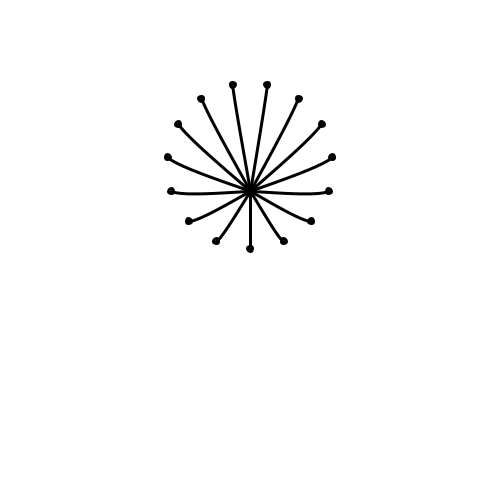
Frame 1 (no input)
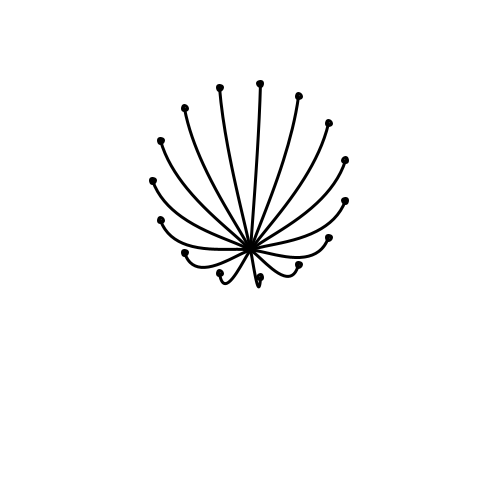
Frame 60 (the mouse pressed at the canvas centre just before this capture)
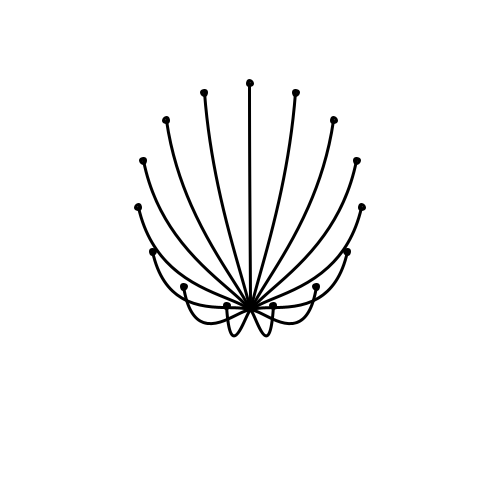
Frame 120 (the mouse held since frame 60 and released just before this capture)

The Processing sketch that drew these frames (run headless with seeded random() and noise(); from frame 60 on, the mouse is pressed at the canvas centre):

// Processing sketch: processing_155059
// ── processing_155059.pde

//Day 10: Turning monsters into flowers v1

int num = 15;
float x;
float y;
float[] x1 = new float[num];
float[] y1 = new float[num];  
float[] dx = new float[num];
float[] dy = new float[num];  
float pulse = 10;
float degrees = 0;
float growthSpeed = 1;
float growthDirection = 1;

void setup() {
  size(500, 500);
  strokeWeight(3);
}

void draw() {
  noStroke();
  fill(255);
  rect(0,0,width,height);
  noFill();
  stroke(0);
  
  // match rotation to frameCount
  degrees = frameCount/2;
  // pulsing to creative movement for the x of the curve
  pulse = pulse + (growthSpeed * growthDirection);
  //stroke pulse
  if(pulse > 250 || pulse < 1){
    growthDirection *= -1;
  } 
  
 //look through line points
  for(int i = 0; i< num; i++){

  // generate 2nd point in a circle, distributed by num of points
  float angle=TWO_PI/(float)num;
  float baseRadius= 80+pulse/4;
  x = baseRadius*sin(angle*i+radians(degrees));
  y = baseRadius*cos(angle*i+radians(degrees));
  
  //positioning
  x = x + width/2;
  y = y + height/6; 
  
  ellipse(x,y+baseRadius,5,5);

  x1[i] = width/2;
  y1[i] = 180;
  
  // draw curvy lines
  curve(x1[i], y1[i]+pulse, x1[i],y1[i]+pulse, x, y+baseRadius, x, y+baseRadius-pulse*3);
  }
 
}
